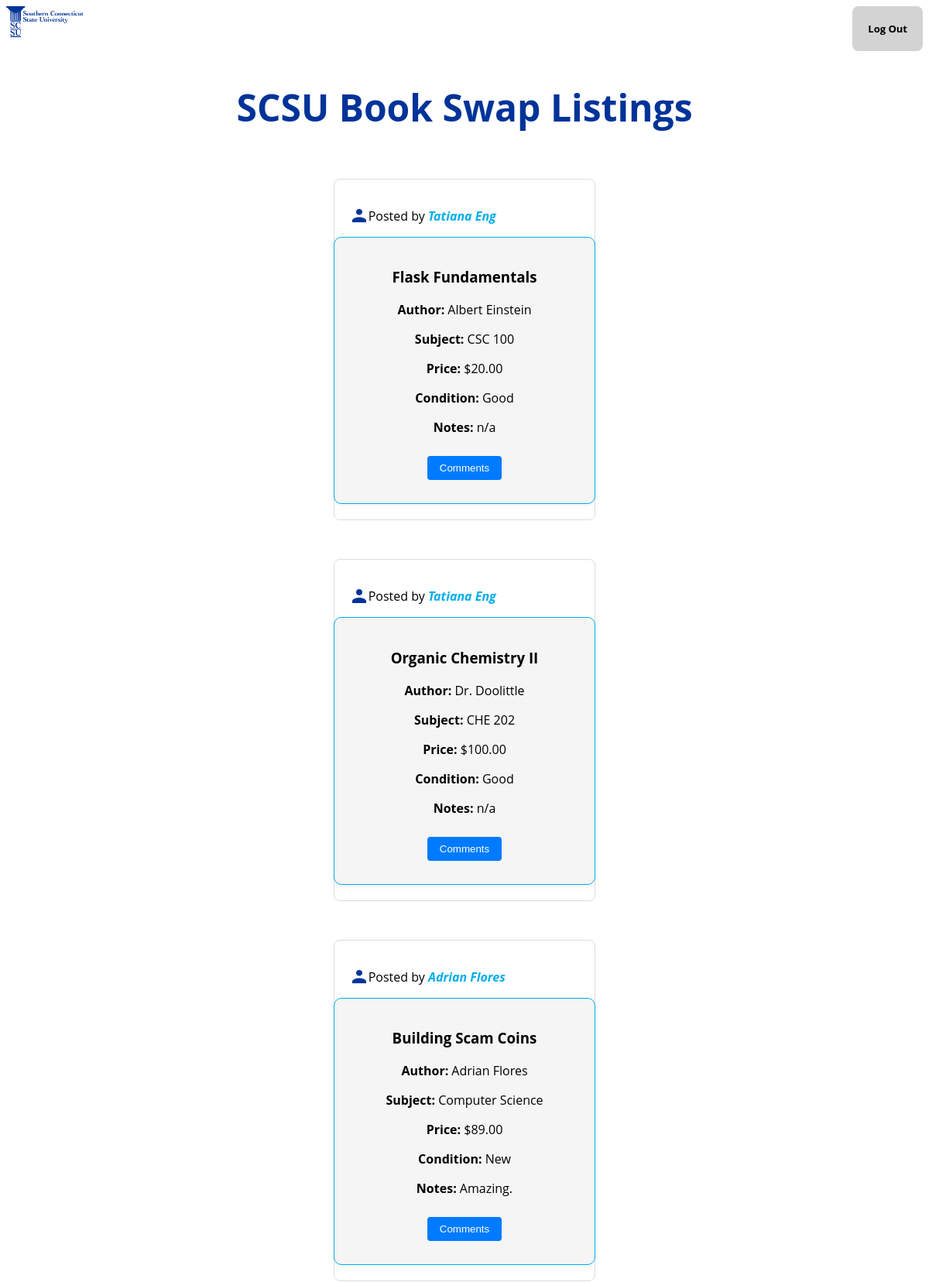
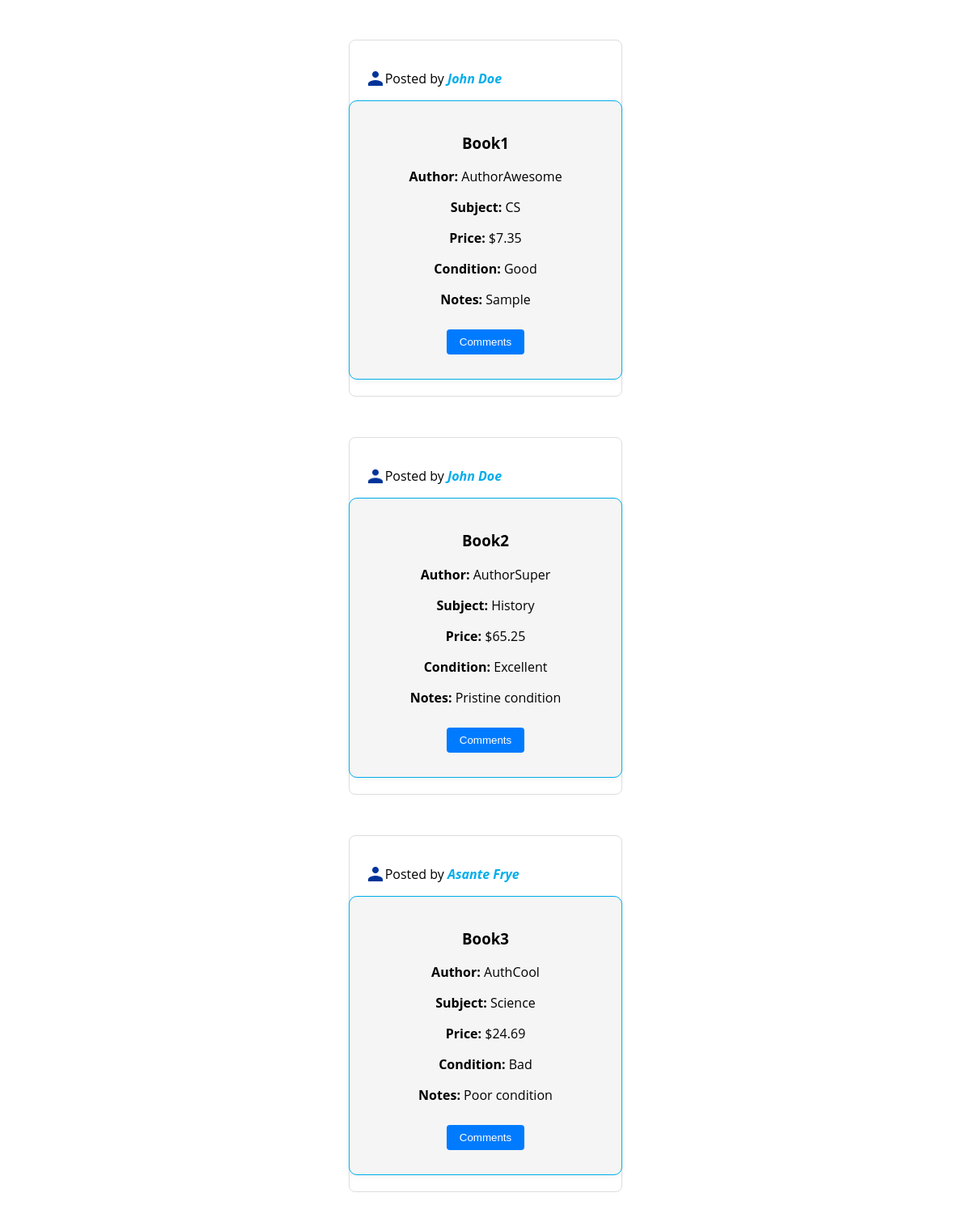
The page /listings (upper part) on the database its author committed (2 pictures, top to bottom).
### app/models.py (models this page shows, shortened)
class Listing(db.Model):
    __tablename__ = "Listing"
    listingID = db.Column(db.Integer, primary_key=True,
                          nullable=False, autoincrement=True)
    timestamp = db.Column(db.DateTime, nullable=False)
    bookID = db.Column(db.Integer, db.ForeignKey('Book.bookID'))
    userID = db.Column(db.Integer, db.ForeignKey('User.userID'))
    book = db.relationship('Book', backref='Listing')
    comments = db.relationship('Comment', backref='Listing', lazy='select')

class User(UserMixin, db.Model):
    __tablename__ = 'User'
    userID = db.Column(db.Integer, primary_key=True,
                       nullable=False, autoincrement=True)
    fname = db.Column(db.String(100), nullable=False)
    lname = db.Column(db.String(100), nullable=False)
    major = db.Column(db.String(50), nullable=False)
    email = db.Column(db.String(50), nullable=False, unique=True)
    pwd = db.Column(db.String(50), nullable=False)
    books = db.relationship('Book', backref='User')
    listings = db.relationship('Listing', backref='User')

class Book(db.Model):
    __tablename__ = 'Book'
    bookID = db.Column(db.Integer, primary_key=True,
                       nullable=False, autoincrement=True)
    bookTitle = db.Column(db.String(50), nullable=False)
    origPrice = db.Column(db.Numeric(10, 2), nullable=False)
    listPrice = db.Column(db.Numeric(10, 2), nullable=False)
    condition = db.Column(db.String(50), nullable=False)
    userID = db.Column(db.Integer, db.ForeignKey('User.userID'))
    isbn = db.Column(db.Integer, nullable=False)
    author = db.Column(db.String(50), nullable=False)
    subject = db.Column(db.String(50), nullable=False)
    notes = db.Column(db.String(50), nullable=True)

### app/routes.py (the view)
@bp.route('/listings')
def view_listings():
    try:
        listings = db.session.query(Listing).options(
            joinedload(Listing.book),
            joinedload(Listing.User),
            joinedload(Listing.comments).joinedload(Comment.user)
        ).order_by(Listing.timestamp.desc()).all()
        return render_template('listings.html', listings=listings)
    except Exception as e:
        flash(f"An error occurred while loading listings: {str(e)}")
        return redirect(url_for('main.profile'))

### app/templates/listings.html (shortened to what this page needs)
{% extends 'base.html' %}
{% block content %}
<nav>
    <div id="nav-elements">
        <a href="{{ url_for('main.profile') }}">
            <img class="nav-start" src="{{ url_for('static', filename='images/SCSU_LogoRGB.png') }}" style="width: 100px;">
        </a>
        <a class="btn-secondary nav-end" href="{{ url_for('main.logout') }}">Log Out</a>
    </div>
    <h1>SCSU Book Swap Listings</h1>
</nav>
<div id="listings-feed">
    {% for listing in listings %}
        <div class="listing">
             <div id="poster">
                <img class="prof-icon" src="{{ url_for('static', filename='images/prof_icon.png') }}">
                <p> Posted by <span class="posted-by">{{ listing.User.fname }} {{ listing.User.lname }}</span></p>
             </div>
            <div class="listing-details">
                <h3>{{ listing.book.bookTitle }}</h3>
                <p><strong>Author:</strong> {{ listing.book.author }}</p>
                <p><strong>Subject:</strong> {{ listing.book.subject }}</p>
                <p><strong>Price:</strong> ${{ listing.book.listPrice }}</p>
                <p><strong>Condition:</strong> {{ listing.book.condition }}</p>
                {% if listing.book.notes %}
                    <p><strong>Notes:</strong> {{ listing.book.notes }}</p>
                {% endif %}
                 <button class="comment-toggle" onclick="toggleCommentSection('{{ listing.listingID }}')">Comments</button>
            </div>
        </div>
    {% endfor %}
</div>
{% endblock %}

### app/templates/base.html (shortened to what this page needs)
<!DOCTYPE html>
<html lang="en">
<head>
    <link rel="stylesheet" href="{{ url_for('static', filename='css/styles.css') }}">
</head>
<body>
    {% block content %}
    {% endblock %}
</body>
</html>

### static/css/styles.css (style rules this page uses)
:root { --reflex-blue: rgb(0, 51, 153); --golden-yellow: rgb(255, 204, 64); --cyan: rgb(0, 173, 235); }
body { font-family: 'Open Sans', Helvetica, Arial, sans-serif; }
h1 { color: var(--reflex-blue); font-size: xxx-large; }
.btn-secondary { background-color: lightgray; padding: 20px; text-decoration: none; color: black; font-size: small; text-align: center; font-weight: bold; transition: all 0.25 ease; border-radius: 8px; }
nav { display: flex; flex-direction: column; align-items: center; width: 100%; }
#nav-elements { display: flex; flex-direction: row; width: 100%; }
.nav-start { align-self: flex-start; }
.nav-end { align-self: flex-end; margin-left: auto; }
#listings-feed { display: flex; align-items: center; flex-direction: column; gap: 10px; }
.listing { display: flex; flex-direction: column; align-items: center; width: 25%; border: 1px solid #ddd; margin: 20px 0; padding: 20px; border-radius: 8px; }
.listing > * { width: 100%; }
.listing-details { padding: 20px; background-color: whitesmoke; border: 1px solid var(--cyan); border-radius: 10px; box-shadow: 0 2px 8px rgba(0, 0, 0, 0.05); text-align: center; }
#poster { display: flex; align-items: center; }
#poster>img { width: 8%; }
.posted-by { font-style: italic; color: var(--cyan); font-weight: bold; }
.comment-toggle { margin: 10px 0; padding: 8px 16px; background-color: #007bff; color: white; border: none; border-radius: 4px; cursor: pointer; }

### rows shown on the page
Listing: User.fname "Tatiana", User.lname "Eng", book.bookTitle "Flask Fundamentals", book.author "Albert Einstein", book.subject "CSC 100", book.listPrice "20.00", book.condition "Good", book.notes "n/a"
Listing: User.fname "Tatiana", User.lname "Eng", book.bookTitle "Organic Chemistry II", book.author "Dr. Doolittle", book.subject "CHE 202", book.listPrice "100.00", book.condition "Good", book.notes "n/a"
Listing: User.fname "Adrian", User.lname "Flores", book.bookTitle "Building Scam Coins", book.author "Adrian Flores", book.subject "Computer Science", book.listPrice "89.00", book.condition "New", book.notes "Amazing."
Listing: User.fname "John", User.lname "Doe", book.bookTitle "Book1", book.author "AuthorAwesome", book.subject "CS", book.listPrice "7.35", book.condition "Good", book.notes "Sample"
Listing: User.fname "John", User.lname "Doe", book.bookTitle "Book2", book.author "AuthorSuper", book.subject "History", book.listPrice "65.25", book.condition "Excellent", book.notes "Pristine condition"
Listing: User.fname "Asante", User.lname "Frye", book.bookTitle "Book3", book.author "AuthCool", book.subject "Science", book.listPrice "24.69", book.condition "Bad", book.notes "Poor condition"
